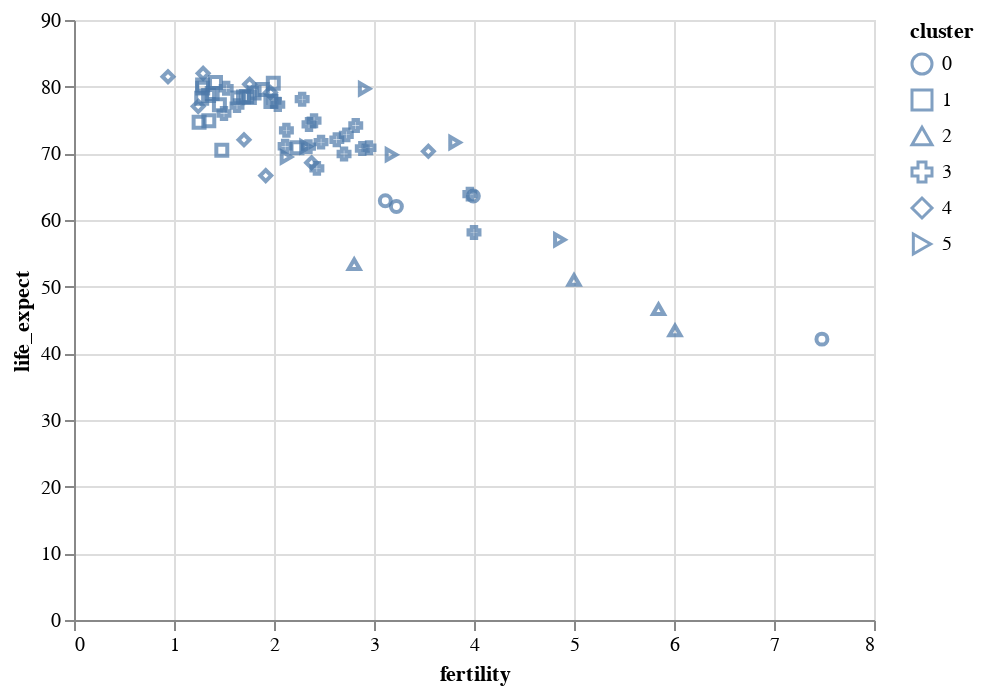

Notebook cell for this chart:
### Markdown cell above
## **Marks Other than Point**

We can apply the shape channel to point marks using `shape`.

### Code cell
alt.Chart(data_2000).mark_point().encode(
    x = 'fertility:Q',
    y = 'life_expect:Q',
    shape = 'cluster:N',
)

### Figure 1 — Vega-Lite specification as saved in the notebook (floating-point values rounded to 4 significant figures)
{"config": {"view": {"continuousWidth": 400, "continuousHeight": 300}}, "data": {"name": "data-fdeb0b749a6385830bd1445d39ad6ea0"}, "mark": "point", "encoding": {"shape": {"field": "cluster", "type": "nominal"}, "x": {"field": "fertility", "type": "quantitative"}, "y": {"field": "life_expect", "type": "quantitative"}}, "$schema": "https://vega.github.io/schema/vega-lite/v4.17.0.json", "datasets": {"data-fdeb0b749a6385830bd1445d39ad6ea0": [{"year": 2000, "country": "Afghanistan", "cluster": 0, "pop": 23898198, "life_expect": 42.13, "fertility": 7.479}, {"year": 2000, "country": "Argentina", "cluster": 3, "pop": 37497728, "life_expect": 74.34, "fertility": 2.35}, {"year": 2000, "country": "Aruba", "cluster": 3, "pop": 69539, "life_expect": 73.45, "fertility": 2.124}, {"year": 2000, "country": "Australia", "cluster": 4, "pop": 19164620, "life_expect": 80.37, "fertility": 1.756}, {"year": 2000, "country": "Austria", "cluster": 1, "pop": 8113413, "life_expect": 78.98, "fertility": 1.382}, {"year": 2000, "country": "Bahamas", "cluster": 3, "pop": 290075, "life_expect": 71.07, "fertility": 2.111}, {"year": 2000, "country": "Bangladesh", "cluster": 0, "pop": 130406594, "life_expect": 62.01, "fertility": 3.224}, {"year": 2000, "country": "Barbados", "cluster": 3, "pop": 273483, "life_expect": 75.97, "fertility": 1.5}, {"year": 2000, "country": "Belgium", "cluster": 1, "pop": 10263618, "life_expect": 78.32, "fertility": 1.638}, {"year": 2000, "country": "Bolivia", "cluster": 3, "pop": 8152620, "life_expect": 63.88, "fertility": 3.958}, {"year": 2000, "country": "Brazil", "cluster": 3, "pop": 175552771, "life_expect": 71.01, "fertility": 2.345}, {"year": 2000, "country": "Canada", "cluster": 3, "pop": 31278097, "life_expect": 79.77, "fertility": 1.522}, {"year": 2000, "country": "Chile", "cluster": 3, "pop": 15153450, "life_expect": 77.86, "fertility": 2.0}, {"year": 2000, "country": "China", "cluster": 4, "pop": 1262645000, "life_expect": 72.03, "fertility": 1.7}, {"year": 2000, "country": "Colombia", "cluster": 3, "pop": 39685655, "life_expect": 71.68, "fertility": 2.47}, {"year": 2000, "country": "Costa Rica", "cluster": 3, "pop": 3710558, "life_expect": 78.12, "fertility": 2.281}, {"year": 2000, "country": "Croatia", "cluster": 1, "pop": 4410830, "life_expect": 74.88, "fertility": 1.348}, {"year": 2000, "country": "Cuba", "cluster": 3, "pop": 11134273, "life_expect": 77.16, "fertility": 1.63}, {"year": 2000, "country": "Dominican Republic", "cluster": 3, "pop": 8385828, "life_expect": 70.85, "fertility": 2.95}, {"year": 2000, "country": "Ecuador", "cluster": 3, "pop": 12505204, "life_expect": 74.17, "fertility": 2.817}, {"year": 2000, "country": "Egypt", "cluster": 5, "pop": 70492342, "life_expect": 69.81, "fertility": 3.174}, {"year": 2000, "country": "El Salvador", "cluster": 3, "pop": 6122515, "life_expect": 70.73, "fertility": 2.883}, {"year": 2000, "country": "Finland", "cluster": 1, "pop": 5168595, "life_expect": 78.37, "fertility": 1.754}, {"year": 2000, "country": "France", "cluster": 1, "pop": 59381628, "life_expect": 79.59, "fertility": 1.883}, {"year": 2000, "country": "Georgia", "cluster": 1, "pop": 4777209, "life_expect": 70.48, "fertility": 1.478}, {"year": 2000, "country": "Germany", "cluster": 1, "pop": 82187909, "life_expect": 78.67, "fertility": 1.346}, {"year": 2000, "country": "Greece", "cluster": 1, "pop": 10559110, "life_expect": 78.26, "fertility": 1.277}, {"year": 2000, "country": "Grenada", "cluster": 3, "pop": 89312, "life_expect": 67.75, "fertility": 2.429}, {"year": 2000, "country": "Haiti", "cluster": 3, "pop": 7306302, "life_expect": 58.14, "fertility": 4.0}, {"year": 2000, "country": "Hong Kong", "cluster": 4, "pop": 6658720, "life_expect": 81.5, "fertility": 0.94}, {"year": 2000, "country": "Iceland", "cluster": 1, "pop": 281043, "life_expect": 80.5, "fertility": 1.993}, {"year": 2000, "country": "India", "cluster": 0, "pop": 1007702000, "life_expect": 62.88, "fertility": 3.113}, {"year": 2000, "country": "Indonesia", "cluster": 4, "pop": 206265000, "life_expect": 68.59, "fertility": 2.376}, {"year": 2000, "country": "Iran", "cluster": 5, "pop": 65660289, "life_expect": 69.45, "fertility": 2.124}, {"year": 2000, "country": "Iraq", "cluster": 5, "pop": 22675617, "life_expect": 57.05, "fertility": 4.858}, {"year": 2000, "country": "Ireland", "cluster": 1, "pop": 3791690, "life_expect": 77.78, "fertility": 1.969}, {"year": 2000, "country": "Israel", "cluster": 5, "pop": 5842454, "life_expect": 79.7, "fertility": 2.906}, {"year": 2000, "country": "Italy", "cluster": 1, "pop": 57719337, "life_expect": 80.24, "fertility": 1.286}, {"year": 2000, "country": "Jamaica", "cluster": 3, "pop": 2615467, "life_expect": 72.05, "fertility": 2.628}, {"year": 2000, "country": "Japan", "cluster": 4, "pop": 126699784, "life_expect": 82.0, "fertility": 1.291}, {"year": 2000, "country": "Kenya", "cluster": 2, "pop": 29985839, "life_expect": 50.99, "fertility": 5.0}, {"year": 2000, "country": "South Korea", "cluster": 4, "pop": 21647682, "life_expect": 66.66, "fertility": 1.917}, {"year": 2000, "country": "North Korea", "cluster": 4, "pop": 47351083, "life_expect": 77.05, "fertility": 1.242}, {"year": 2000, "country": "Lebanon", "cluster": 5, "pop": 3578036, "life_expect": 71.03, "fertility": 2.319}, {"year": 2000, "country": "Mexico", "cluster": 3, "pop": 99926620, "life_expect": 74.9, "fertility": 2.401}, {"year": 2000, "country": "Netherlands", "cluster": 1, "pop": 15907853, "life_expect": 78.53, "fertility": 1.726}, {"year": 2000, "country": "New Zealand", "cluster": 4, "pop": 3819762, "life_expect": 79.11, "fertility": 1.964}, {"year": 2000, "country": "Nigeria", "cluster": 2, "pop": 114306700, "life_expect": 46.61, "fertility": 5.845}, {"year": 2000, "country": "Norway", "cluster": 1, "pop": 4492400, "life_expect": 79.05, "fertility": 1.801}, {"year": 2000, "country": "Pakistan", "cluster": 0, "pop": 146342958, "life_expect": 63.61, "fertility": 3.994}, {"year": 2000, "country": "Peru", "cluster": 3, "pop": 25979722, "life_expect": 69.91, "fertility": 2.7}, {"year": 2000, "country": "Philippines", "cluster": 4, "pop": 79739825, "life_expect": 70.3, "fertility": 3.544}, {"year": 2000, "country": "Poland", "cluster": 1, "pop": 38654164, "life_expect": 74.67, "fertility": 1.251}, {"year": 2000, "country": "Portugal", "cluster": 1, "pop": 10335597, "life_expect": 77.29, "fertility": 1.454}, {"year": 2000, "country": "Rwanda", "cluster": 2, "pop": 7507056, "life_expect": 43.41, "fertility": 6.01}, {"year": 2000, "country": "Saudi Arabia", "cluster": 5, "pop": 23153090, "life_expect": 71.63, "fertility": 3.81}, {"year": 2000, "country": "South Africa", "cluster": 2, "pop": 44066197, "life_expect": 53.37, "fertility": 2.802}, {"year": 2000, "country": "Spain", "cluster": 1, "pop": 40016081, "life_expect": 79.78, "fertility": 1.287}, {"year": 2000, "country": "Switzerland", "cluster": 1, "pop": 7266920, "life_expect": 80.62, "fertility": 1.415}, {"year": 2000, "country": "Turkey", "cluster": 1, "pop": 65666677, "life_expect": 70.84, "fertility": 2.23}, {"year": 2000, "country": "United Kingdom", "cluster": 1, "pop": 59522468, "life_expect": 78.47, "fertility": 1.695}, {"year": 2000, "country": "United States", "cluster": 3, "pop": 282338631, "life_expect": 77.31, "fertility": 2.038}, {"year": 2000, "country": "Venezuela", "cluster": 3, "pop": 23542649, "life_expect": 72.77, "fertility": 2.723}]}}
